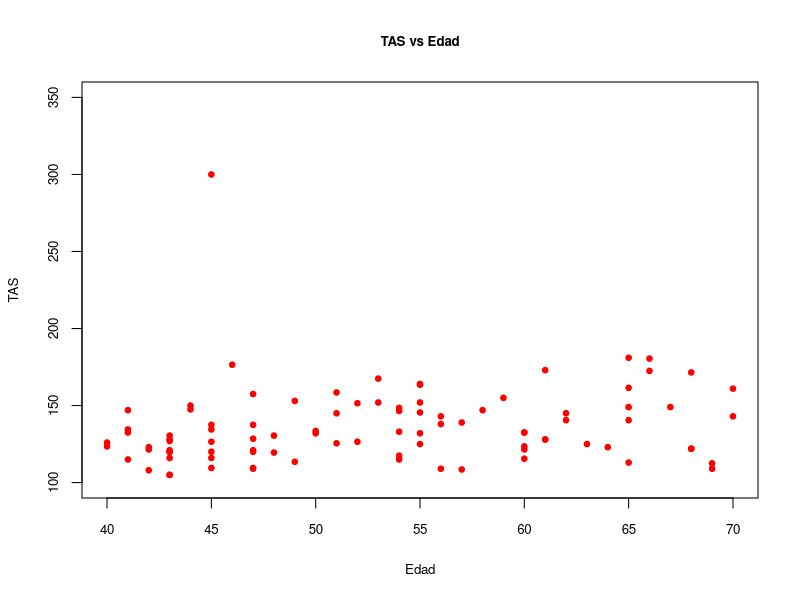
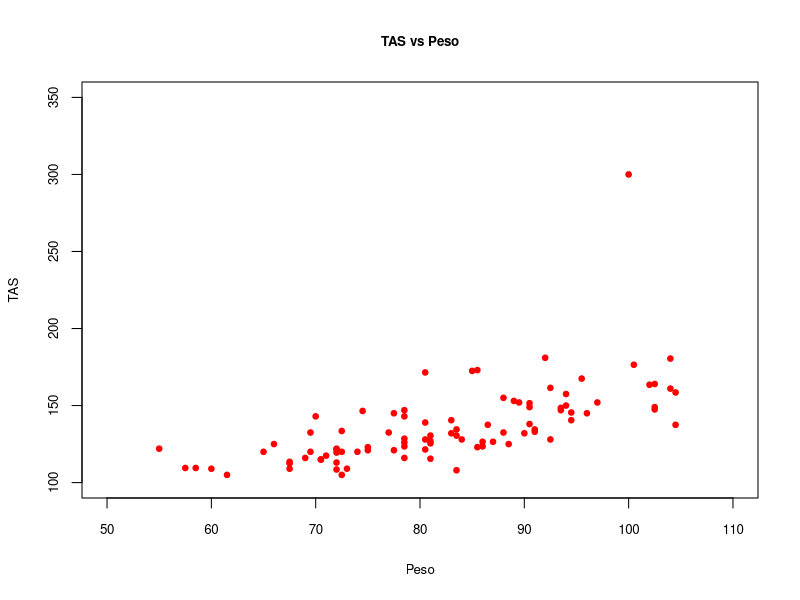
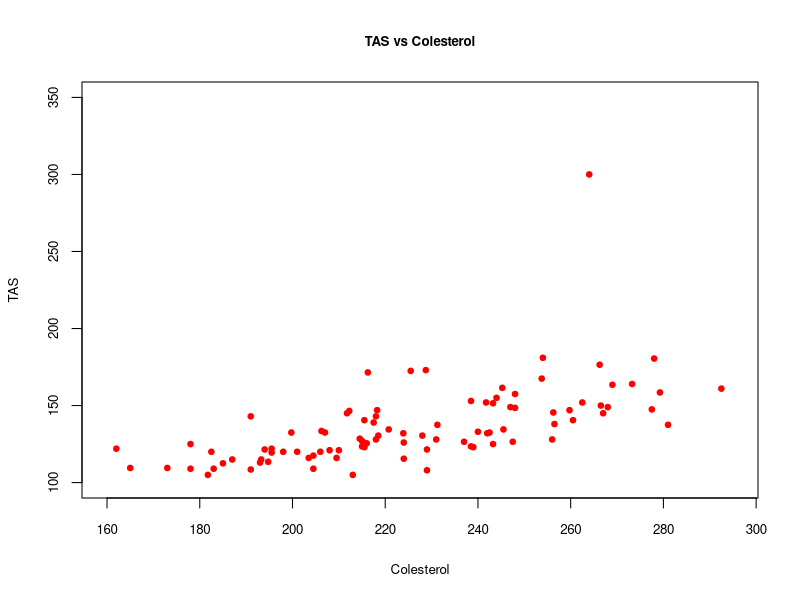

The R script that drew these images, in order:
library("readxl")
tas_data <- read_excel("Datos_TAS-base1.1.xls")
tas_data$id <- as.factor(tas_data$id)

summary(tas_data)
colMeans(tas_data[,2:5])

attach(tas_data)
plot(tas~edad,main="TAS vs Edad",cex.main=0.8,ylab="TAS",xlab="Edad",
     cex.lab=0.8,xlim=c(40,70),ylim=c(100,350), cex.axis=0.8,col="red",cex=0.75, pch=19)

plot(tas~peso,main="TAS vs Peso",cex.main=0.8,ylab="TAS",xlab="Peso",
     cex.lab=0.8,xlim=c(50,110),ylim=c(100,350), cex.axis=0.8,col="red",cex=0.75, pch=19)

plot(tas~colesterol,main="TAS vs Colesterol",cex.main=0.8,ylab="TAS",xlab="Colesterol",
     cex.lab=0.8,xlim=c(160,295),ylim=c(100,350), cex.axis=0.8,col="red",cex=0.75, pch=19)


